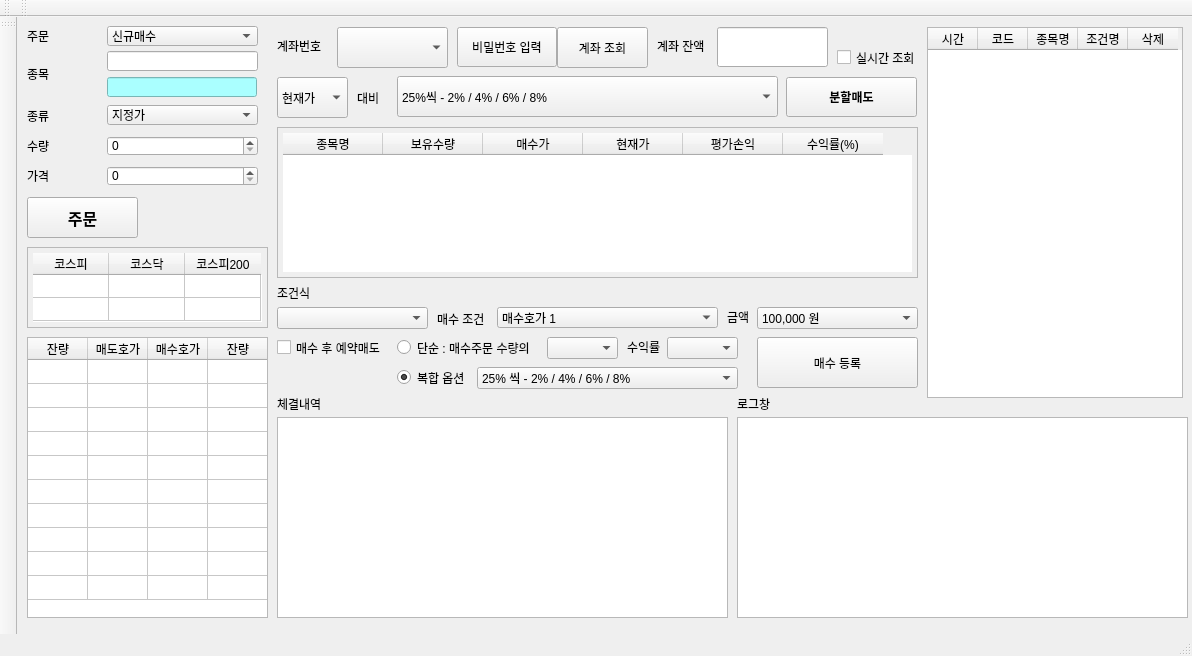
<?xml version="1.0" encoding="UTF-8"?>
<ui version="4.0">
 <class>MainWindow</class>
 <widget class="QMainWindow" name="MainWindow">
  <property name="geometry">
   <rect>
    <x>0</x>
    <y>0</y>
    <width>1192</width>
    <height>656</height>
   </rect>
  </property>
  <property name="font">
   <font>
    <pointsize>9</pointsize>
   </font>
  </property>
  <property name="windowTitle">
   <string>주식 자동매매</string>
  </property>
  <widget class="QWidget" name="centralwidget">
   <widget class="QPushButton" name="btn_password">
    <property name="geometry">
     <rect>
      <x>440</x>
      <y>10</y>
      <width>100</width>
      <height>40</height>
     </rect>
    </property>
    <property name="text">
     <string>비밀번호 입력</string>
    </property>
   </widget>
   <widget class="QLineEdit" name="lineEdit_account">
    <property name="geometry">
     <rect>
      <x>700</x>
      <y>10</y>
      <width>111</width>
      <height>40</height>
     </rect>
    </property>
    <property name="text">
     <string/>
    </property>
    <property name="readOnly">
     <bool>true</bool>
    </property>
   </widget>
   <widget class="QTableWidget" name="table_market">
    <property name="geometry">
     <rect>
      <x>10</x>
      <y>230</y>
      <width>241</width>
      <height>81</height>
     </rect>
    </property>
    <property name="styleSheet">
     <string notr="true">QTableWidget {
	padding:5px
}

</string>
    </property>
    <property name="verticalScrollBarPolicy">
     <enum>Qt::ScrollBarAlwaysOff</enum>
    </property>
    <property name="horizontalScrollBarPolicy">
     <enum>Qt::ScrollBarAlwaysOff</enum>
    </property>
    <property name="rowCount">
     <number>2</number>
    </property>
    <property name="columnCount">
     <number>3</number>
    </property>
    <attribute name="horizontalHeaderVisible">
     <bool>true</bool>
    </attribute>
    <attribute name="horizontalHeaderDefaultSectionSize">
     <number>76</number>
    </attribute>
    <attribute name="verticalHeaderVisible">
     <bool>false</bool>
    </attribute>
    <attribute name="verticalHeaderDefaultSectionSize">
     <number>23</number>
    </attribute>
    <row/>
    <row/>
    <column>
     <property name="text">
      <string>코스피</string>
     </property>
    </column>
    <column>
     <property name="text">
      <string>코스닥</string>
     </property>
    </column>
    <column>
     <property name="text">
      <string>코스피200</string>
     </property>
    </column>
    <item row="0" column="0">
     <property name="text">
      <string/>
     </property>
    </item>
    <item row="1" column="1">
     <property name="text">
      <string/>
     </property>
    </item>
   </widget>
   <widget class="QComboBox" name="comboBox">
    <property name="geometry">
     <rect>
      <x>380</x>
      <y>59</y>
      <width>381</width>
      <height>41</height>
     </rect>
    </property>
    <item>
     <property name="text">
      <string>25%씩 - 2% / 4% / 6% / 8%</string>
     </property>
    </item>
    <item>
     <property name="text">
      <string>50%씩 - 3%  / 6% </string>
     </property>
    </item>
   </widget>
   <widget class="QPushButton" name="sell_btn">
    <property name="geometry">
     <rect>
      <x>769</x>
      <y>60</y>
      <width>131</width>
      <height>40</height>
     </rect>
    </property>
    <property name="font">
     <font>
      <weight>75</weight>
      <bold>true</bold>
     </font>
    </property>
    <property name="text">
     <string>분할매도</string>
    </property>
   </widget>
   <widget class="QTextEdit" name="textEdit_chegul">
    <property name="geometry">
     <rect>
      <x>260</x>
      <y>400</y>
      <width>451</width>
      <height>201</height>
     </rect>
    </property>
   </widget>
   <widget class="QTextEdit" name="logTextEdit">
    <property name="geometry">
     <rect>
      <x>720</x>
      <y>400</y>
      <width>451</width>
      <height>201</height>
     </rect>
    </property>
   </widget>
   <widget class="QLabel" name="label">
    <property name="geometry">
     <rect>
      <x>260</x>
      <y>380</y>
      <width>52</width>
      <height>14</height>
     </rect>
    </property>
    <property name="text">
     <string>체결내역</string>
    </property>
   </widget>
   <widget class="QLabel" name="label_2">
    <property name="geometry">
     <rect>
      <x>720</x>
      <y>380</y>
      <width>52</width>
      <height>14</height>
     </rect>
    </property>
    <property name="text">
     <string>로그창</string>
    </property>
   </widget>
   <widget class="QTableWidget" name="stocksTable">
    <property name="geometry">
     <rect>
      <x>260</x>
      <y>110</y>
      <width>641</width>
      <height>151</height>
     </rect>
    </property>
    <property name="styleSheet">
     <string notr="true">QTableWidget {
	padding: 5px
}
QTableWidget::item {
	setTextalign: center
}
</string>
    </property>
    <property name="verticalScrollBarPolicy">
     <enum>Qt::ScrollBarAsNeeded</enum>
    </property>
    <property name="horizontalScrollBarPolicy">
     <enum>Qt::ScrollBarAsNeeded</enum>
    </property>
    <property name="textElideMode">
     <enum>Qt::ElideLeft</enum>
    </property>
    <property name="verticalScrollMode">
     <enum>QAbstractItemView::ScrollPerItem</enum>
    </property>
    <property name="horizontalScrollMode">
     <enum>QAbstractItemView::ScrollPerItem</enum>
    </property>
    <property name="showGrid">
     <bool>true</bool>
    </property>
    <property name="gridStyle">
     <enum>Qt::NoPen</enum>
    </property>
    <property name="sortingEnabled">
     <bool>false</bool>
    </property>
    <property name="wordWrap">
     <bool>true</bool>
    </property>
    <property name="cornerButtonEnabled">
     <bool>true</bool>
    </property>
    <property name="rowCount">
     <number>3</number>
    </property>
    <property name="columnCount">
     <number>6</number>
    </property>
    <attribute name="horizontalHeaderDefaultSectionSize">
     <number>100</number>
    </attribute>
    <attribute name="verticalHeaderVisible">
     <bool>false</bool>
    </attribute>
    <row/>
    <row/>
    <row/>
    <column>
     <property name="text">
      <string>종목명</string>
     </property>
    </column>
    <column>
     <property name="text">
      <string>보유수량</string>
     </property>
    </column>
    <column>
     <property name="text">
      <string>매수가</string>
     </property>
    </column>
    <column>
     <property name="text">
      <string>현재가</string>
     </property>
    </column>
    <column>
     <property name="text">
      <string>평가손익</string>
     </property>
    </column>
    <column>
     <property name="text">
      <string>수익률(%)</string>
     </property>
    </column>
   </widget>
   <widget class="QTableWidget" name="tableWidget">
    <property name="geometry">
     <rect>
      <x>910</x>
      <y>10</y>
      <width>256</width>
      <height>371</height>
     </rect>
    </property>
    <attribute name="horizontalHeaderDefaultSectionSize">
     <number>50</number>
    </attribute>
    <column>
     <property name="text">
      <string>시간</string>
     </property>
    </column>
    <column>
     <property name="text">
      <string>코드</string>
     </property>
    </column>
    <column>
     <property name="text">
      <string>종목명</string>
     </property>
    </column>
    <column>
     <property name="text">
      <string>조건명</string>
     </property>
    </column>
    <column>
     <property name="text">
      <string>삭제</string>
     </property>
    </column>
   </widget>
   <widget class="QPushButton" name="orderBtn">
    <property name="geometry">
     <rect>
      <x>10</x>
      <y>180</y>
      <width>111</width>
      <height>41</height>
     </rect>
    </property>
    <property name="font">
     <font>
      <pointsize>12</pointsize>
      <weight>75</weight>
      <bold>true</bold>
     </font>
    </property>
    <property name="text">
     <string>주문</string>
    </property>
   </widget>
   <widget class="QLineEdit" name="codeLineEdit">
    <property name="enabled">
     <bool>true</bool>
    </property>
    <property name="geometry">
     <rect>
      <x>90</x>
      <y>34</y>
      <width>151</width>
      <height>20</height>
     </rect>
    </property>
    <property name="sizePolicy">
     <sizepolicy hsizetype="Preferred" vsizetype="Fixed">
      <horstretch>0</horstretch>
      <verstretch>0</verstretch>
     </sizepolicy>
    </property>
   </widget>
   <widget class="QComboBox" name="orderTypeComboBox">
    <property name="geometry">
     <rect>
      <x>90</x>
      <y>9</y>
      <width>151</width>
      <height>20</height>
     </rect>
    </property>
    <item>
     <property name="text">
      <string>신규매수</string>
     </property>
    </item>
    <item>
     <property name="text">
      <string>신규매도</string>
     </property>
    </item>
    <item>
     <property name="text">
      <string>매수취소</string>
     </property>
    </item>
    <item>
     <property name="text">
      <string>매도취소</string>
     </property>
    </item>
   </widget>
   <widget class="QSpinBox" name="priceSpinBox">
    <property name="geometry">
     <rect>
      <x>90</x>
      <y>149</y>
      <width>151</width>
      <height>20</height>
     </rect>
    </property>
    <property name="maximum">
     <number>1000000</number>
    </property>
    <property name="singleStep">
     <number>50</number>
    </property>
   </widget>
   <widget class="QComboBox" name="accountComboBox">
    <property name="geometry">
     <rect>
      <x>320</x>
      <y>10</y>
      <width>111</width>
      <height>41</height>
     </rect>
    </property>
   </widget>
   <widget class="QLabel" name="label_11">
    <property name="geometry">
     <rect>
      <x>10</x>
      <y>33</y>
      <width>69</width>
      <height>48</height>
     </rect>
    </property>
    <property name="text">
     <string>종목</string>
    </property>
    <property name="buddy">
     <cstring>codeLineEdit</cstring>
    </property>
   </widget>
   <widget class="QComboBox" name="hogaTypeComboBox">
    <property name="geometry">
     <rect>
      <x>90</x>
      <y>88</y>
      <width>151</width>
      <height>20</height>
     </rect>
    </property>
    <item>
     <property name="text">
      <string>지정가</string>
     </property>
    </item>
    <item>
     <property name="text">
      <string>시장가</string>
     </property>
    </item>
   </widget>
   <widget class="QLabel" name="label_10">
    <property name="geometry">
     <rect>
      <x>10</x>
      <y>0</y>
      <width>111</width>
      <height>38</height>
     </rect>
    </property>
    <property name="text">
     <string>주문</string>
    </property>
    <property name="buddy">
     <cstring>orderTypeComboBox</cstring>
    </property>
   </widget>
   <widget class="QLabel" name="label_14">
    <property name="geometry">
     <rect>
      <x>10</x>
      <y>140</y>
      <width>111</width>
      <height>38</height>
     </rect>
    </property>
    <property name="text">
     <string>가격</string>
    </property>
    <property name="buddy">
     <cstring>priceSpinBox</cstring>
    </property>
   </widget>
   <widget class="QLabel" name="label_12">
    <property name="geometry">
     <rect>
      <x>10</x>
      <y>80</y>
      <width>111</width>
      <height>37</height>
     </rect>
    </property>
    <property name="text">
     <string>종류</string>
    </property>
    <property name="buddy">
     <cstring>hogaTypeComboBox</cstring>
    </property>
   </widget>
   <widget class="QLineEdit" name="codeNameLineEdit">
    <property name="geometry">
     <rect>
      <x>90</x>
      <y>60</y>
      <width>150</width>
      <height>20</height>
     </rect>
    </property>
    <property name="sizePolicy">
     <sizepolicy hsizetype="Preferred" vsizetype="Fixed">
      <horstretch>0</horstretch>
      <verstretch>0</verstretch>
     </sizepolicy>
    </property>
    <property name="styleSheet">
     <string notr="true">background-color: rgb(170, 255, 255)</string>
    </property>
   </widget>
   <widget class="QLabel" name="label_9">
    <property name="geometry">
     <rect>
      <x>260</x>
      <y>10</y>
      <width>51</width>
      <height>38</height>
     </rect>
    </property>
    <property name="text">
     <string>계좌번호</string>
    </property>
    <property name="buddy">
     <cstring>accountComboBox</cstring>
    </property>
   </widget>
   <widget class="QSpinBox" name="qtySpinBox">
    <property name="geometry">
     <rect>
      <x>90</x>
      <y>119</y>
      <width>151</width>
      <height>20</height>
     </rect>
    </property>
    <property name="maximum">
     <number>1000000</number>
    </property>
   </widget>
   <widget class="QLabel" name="label_13">
    <property name="geometry">
     <rect>
      <x>10</x>
      <y>110</y>
      <width>111</width>
      <height>38</height>
     </rect>
    </property>
    <property name="text">
     <string>수량</string>
    </property>
    <property name="buddy">
     <cstring>qtySpinBox</cstring>
    </property>
   </widget>
   <widget class="QLabel" name="label_15">
    <property name="geometry">
     <rect>
      <x>640</x>
      <y>10</y>
      <width>51</width>
      <height>38</height>
     </rect>
    </property>
    <property name="text">
     <string>계좌 잔액</string>
    </property>
    <property name="buddy">
     <cstring>accountComboBox</cstring>
    </property>
   </widget>
   <widget class="QTableWidget" name="hoga_table">
    <property name="geometry">
     <rect>
      <x>10</x>
      <y>320</y>
      <width>241</width>
      <height>281</height>
     </rect>
    </property>
    <property name="verticalScrollBarPolicy">
     <enum>Qt::ScrollBarAlwaysOff</enum>
    </property>
    <property name="horizontalScrollBarPolicy">
     <enum>Qt::ScrollBarAlwaysOff</enum>
    </property>
    <property name="rowCount">
     <number>10</number>
    </property>
    <attribute name="horizontalHeaderDefaultSectionSize">
     <number>60</number>
    </attribute>
    <attribute name="verticalHeaderVisible">
     <bool>false</bool>
    </attribute>
    <attribute name="verticalHeaderDefaultSectionSize">
     <number>24</number>
    </attribute>
    <row/>
    <row/>
    <row/>
    <row/>
    <row/>
    <row/>
    <row/>
    <row/>
    <row/>
    <row/>
    <column>
     <property name="text">
      <string>잔량</string>
     </property>
    </column>
    <column>
     <property name="text">
      <string>매도호가</string>
     </property>
    </column>
    <column>
     <property name="text">
      <string>매수호가</string>
     </property>
    </column>
    <column>
     <property name="text">
      <string>잔량</string>
     </property>
    </column>
    <item row="2" column="0">
     <property name="text">
      <string/>
     </property>
    </item>
    <item row="4" column="1">
     <property name="text">
      <string/>
     </property>
    </item>
   </widget>
   <widget class="QPushButton" name="inquiryBtn">
    <property name="geometry">
     <rect>
      <x>540</x>
      <y>10</y>
      <width>91</width>
      <height>41</height>
     </rect>
    </property>
    <property name="maximumSize">
     <size>
      <width>150</width>
      <height>46</height>
     </size>
    </property>
    <property name="text">
     <string>계좌 조회</string>
    </property>
   </widget>
   <widget class="QCheckBox" name="realtimeCheckBox">
    <property name="enabled">
     <bool>true</bool>
    </property>
    <property name="geometry">
     <rect>
      <x>820</x>
      <y>30</y>
      <width>81</width>
      <height>21</height>
     </rect>
    </property>
    <property name="maximumSize">
     <size>
      <width>170</width>
      <height>28</height>
     </size>
    </property>
    <property name="text">
     <string>실시간 조회</string>
    </property>
   </widget>
   <widget class="QLabel" name="label_3">
    <property name="geometry">
     <rect>
      <x>260</x>
      <y>270</y>
      <width>56</width>
      <height>12</height>
     </rect>
    </property>
    <property name="text">
     <string>조건식</string>
    </property>
   </widget>
   <widget class="QComboBox" name="combo_condition">
    <property name="geometry">
     <rect>
      <x>260</x>
      <y>290</y>
      <width>151</width>
      <height>22</height>
     </rect>
    </property>
   </widget>
   <widget class="QPushButton" name="condition_btn">
    <property name="geometry">
     <rect>
      <x>740</x>
      <y>320</y>
      <width>161</width>
      <height>51</height>
     </rect>
    </property>
    <property name="text">
     <string>매수 등록</string>
    </property>
   </widget>
   <widget class="QLabel" name="label_4">
    <property name="geometry">
     <rect>
      <x>420</x>
      <y>292</y>
      <width>56</width>
      <height>20</height>
     </rect>
    </property>
    <property name="text">
     <string>매수 조건</string>
    </property>
   </widget>
   <widget class="QCheckBox" name="checkBox">
    <property name="geometry">
     <rect>
      <x>260</x>
      <y>320</y>
      <width>121</width>
      <height>21</height>
     </rect>
    </property>
    <property name="text">
     <string>매수 후 예약매도</string>
    </property>
   </widget>
   <widget class="QComboBox" name="buyamount">
    <property name="geometry">
     <rect>
      <x>740</x>
      <y>290</y>
      <width>161</width>
      <height>22</height>
     </rect>
    </property>
    <item>
     <property name="text">
      <string>100,000 원</string>
     </property>
    </item>
    <item>
     <property name="text">
      <string>200,000 원</string>
     </property>
    </item>
    <item>
     <property name="text">
      <string>300,000 원</string>
     </property>
    </item>
   </widget>
   <widget class="QLabel" name="label_5">
    <property name="geometry">
     <rect>
      <x>710</x>
      <y>290</y>
      <width>31</width>
      <height>20</height>
     </rect>
    </property>
    <property name="text">
     <string>금액</string>
    </property>
   </widget>
   <widget class="QRadioButton" name="radioButton">
    <property name="geometry">
     <rect>
      <x>380</x>
      <y>320</y>
      <width>151</width>
      <height>21</height>
     </rect>
    </property>
    <property name="text">
     <string>단순 : 매수주문 수량의</string>
    </property>
   </widget>
   <widget class="QComboBox" name="comboBox_5">
    <property name="geometry">
     <rect>
      <x>530</x>
      <y>320</y>
      <width>71</width>
      <height>22</height>
     </rect>
    </property>
   </widget>
   <widget class="QLabel" name="label_6">
    <property name="geometry">
     <rect>
      <x>610</x>
      <y>320</y>
      <width>41</width>
      <height>20</height>
     </rect>
    </property>
    <property name="text">
     <string>수익률</string>
    </property>
   </widget>
   <widget class="QComboBox" name="comboBox_6">
    <property name="geometry">
     <rect>
      <x>650</x>
      <y>320</y>
      <width>71</width>
      <height>22</height>
     </rect>
    </property>
   </widget>
   <widget class="QRadioButton" name="radioButton_2">
    <property name="geometry">
     <rect>
      <x>380</x>
      <y>350</y>
      <width>81</width>
      <height>21</height>
     </rect>
    </property>
    <property name="text">
     <string>복합 옵션</string>
    </property>
    <property name="checked">
     <bool>true</bool>
    </property>
   </widget>
   <widget class="QComboBox" name="comboBox_7">
    <property name="geometry">
     <rect>
      <x>460</x>
      <y>350</y>
      <width>261</width>
      <height>22</height>
     </rect>
    </property>
    <item>
     <property name="text">
      <string>25% 씩 - 2% / 4% / 6% / 8%</string>
     </property>
    </item>
    <item>
     <property name="text">
      <string>50% 씩 - 2% / 4%</string>
     </property>
    </item>
   </widget>
   <widget class="QComboBox" name="comboBox_8">
    <property name="geometry">
     <rect>
      <x>260</x>
      <y>60</y>
      <width>71</width>
      <height>41</height>
     </rect>
    </property>
    <item>
     <property name="text">
      <string>현재가</string>
     </property>
    </item>
    <item>
     <property name="text">
      <string>매수가</string>
     </property>
    </item>
   </widget>
   <widget class="QLabel" name="label_7">
    <property name="geometry">
     <rect>
      <x>340</x>
      <y>60</y>
      <width>31</width>
      <height>41</height>
     </rect>
    </property>
    <property name="text">
     <string>대비</string>
    </property>
   </widget>
   <widget class="QComboBox" name="combo_buycond">
    <property name="geometry">
     <rect>
      <x>480</x>
      <y>290</y>
      <width>221</width>
      <height>21</height>
     </rect>
    </property>
    <item>
     <property name="text">
      <string>매수호가 1</string>
     </property>
    </item>
    <item>
     <property name="text">
      <string>매수호가 2</string>
     </property>
    </item>
   </widget>
  </widget>
  <widget class="QMenuBar" name="menubar">
   <property name="geometry">
    <rect>
     <x>0</x>
     <y>0</y>
     <width>1192</width>
     <height>21</height>
    </rect>
   </property>
  </widget>
  <widget class="QStatusBar" name="statusbar"/>
  <widget class="QToolBar" name="toolBar">
   <property name="windowTitle">
    <string>toolBar</string>
   </property>
   <attribute name="toolBarArea">
    <enum>LeftToolBarArea</enum>
   </attribute>
   <attribute name="toolBarBreak">
    <bool>false</bool>
   </attribute>
  </widget>
  <widget class="QToolBar" name="toolBar_2">
   <property name="windowTitle">
    <string>toolBar_2</string>
   </property>
   <attribute name="toolBarArea">
    <enum>TopToolBarArea</enum>
   </attribute>
   <attribute name="toolBarBreak">
    <bool>false</bool>
   </attribute>
  </widget>
  <widget class="QToolBar" name="toolBar_3">
   <property name="windowTitle">
    <string>toolBar_3</string>
   </property>
   <attribute name="toolBarArea">
    <enum>TopToolBarArea</enum>
   </attribute>
   <attribute name="toolBarBreak">
    <bool>false</bool>
   </attribute>
  </widget>
 </widget>
 <resources/>
 <connections/>
</ui>
